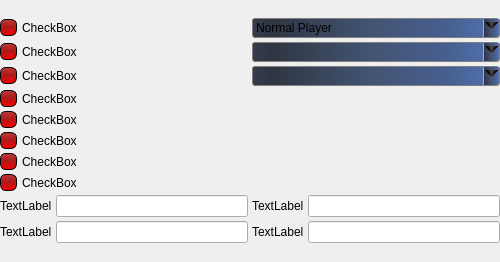
                   <widget class="QWidget" name="scrollAreaWidgetContents_4">
                    <property name="geometry">
                     <rect>
                      <x>0</x>
                      <y>0</y>
                      <width>500</width>
                      <height>262</height>
                     </rect>
                    </property>
                    <layout class="QGridLayout" name="gridLayout_12">
                     <property name="leftMargin">
                      <number>0</number>
                     </property>
                     <property name="topMargin">
                      <number>0</number>
                     </property>
                     <property name="rightMargin">
                      <number>0</number>
                     </property>
                     <property name="bottomMargin">
                      <number>0</number>
                     </property>
                     <property name="spacing">
                      <number>0</number>
                     </property>
                     <item row="0" column="0">
                      <layout class="QVBoxLayout" name="verticalLayout_5">
                       <property name="spacing">
                        <number>4</number>
                       </property>
                       <item>
                        <layout class="QHBoxLayout" name="horizontalLayout_12">
                         <item>
                          <widget class="QCheckBox" name="checkBox_14">
                           <property name="styleSheet">
                            <string notr="true">QCheckBox {
    spacing: 5px;
}
QCheckBox::indicator {
    width: 13px;
    height: 13px;
}
QCheckBox::indicator:unchecked {
background-color: qlineargradient(spread:reflect, x1:0.54, y1:1, x2:0.534, y2:0, stop:0 rgba(255, 0, 0, 255), stop:0.528409 rgba(173, 25, 25, 255), stop:1 rgba(187, 60, 60, 255));
border-style: outset;
border-width: 1px;
border-radius: 6px;
border-color: #000000;
min-width: 1em;
padding: 1px;
}
QCheckBox::indicator:checked {
background-color: qlineargradient(spread:reflect, x1:0.54, y1:1, x2:0.534, y2:0, stop:0 rgba(0, 255, 18, 255), stop:0.306818 rgba(10, 171, 24, 255), stop:0.636364 rgba(25, 173, 41, 255), stop:0.994318 rgba(33, 104, 47, 255));
border-style: outset;
border-width: 1px;
border-radius: 6px;
border-color: #000000;
min-width: 1em;
padding: 1px;
}</string>
                           </property>
                           <property name="text">
                            <string>CheckBox</string>
                           </property>
                          </widget>
                         </item>
                         <item>
                          <widget class="QComboBox" name="comboBox_2">
                           <property name="styleSheet">
                            <string notr="true">QComboBox {
    border: 1px solid gray;
    border-radius: 3px;
    padding: 1px 18px 1px 3px;
    min-width: 6em;
}

QComboBox:editable {
background-color: rgb(47, 54, 67);
}

QComboBox:!editable, QComboBox::drop-down:editable {
background-color: qlineargradient(spread:reflect, x1:0.08, y1:0, x2:1, y2:0, stop:0 rgba(47, 54, 67, 255), stop:0.454545 rgba(68, 85, 117, 255), stop:0.755682 rgba(69, 94, 142, 255), stop:1 rgba(83, 117, 182, 255));
}

/* QComboBox gets the &quot;on&quot; state when the popup is open */
QComboBox:!editable:on, QComboBox::drop-down:editable:one {
background-color: qlineargradient(spread:reflect, x1:0.08, y1:0, x2:1, y2:0, stop:0 rgba(47, 54, 67, 255), stop:0.454545 rgba(68, 85, 117, 255), stop:0.755682 rgba(69, 94, 142, 255), stop:1 rgba(83, 117, 182, 255));
}

QComboBox:on { /* shift the text when the popup opens */
    padding-top:1px;
    padding-left: 1px;
}

QComboBox::drop-down {
    subcontrol-origin: padding;
    subcontrol-position: top right;
    width: 15px;
    border-left-width: 1px;
    border-left-color: darkgray;
    border-left-style: solid; /* just a single line */
    border-top-right-radius: 3px; /* same radius as the QComboBox */
    border-bottom-right-radius: 3px;
}

QComboBox::down-arrow {
   
	background-color: qconicalgradient(cx:0.5, cy:0.523, angle:269.5, stop:0.375 rgba(255, 0, 0, 0), stop:0.375957 rgba(255, 0, 0, 0), stop:0.375982 rgba(21, 0, 0, 255), stop:0.5 rgba(75, 75, 75, 255), stop:0.619318 rgba(0, 0, 0, 255), stop:0.625 rgba(255, 255, 255, 0));
}

QComboBox::down-arrow:on { /* shift the arrow when popup is open */
    top: 1px;
    left: 1px;
}</string>
                           </property>
                           <item>
                            <property name="text">
                             <string>Normal Player</string>
                            </property>
                           </item>
                           <item>
                            <property name="text">
                             <string>Compact Player</string>
                            </property>
                           </item>
                           <item>
                            <property name="text">
                             <string>Mini Player</string>
                            </property>
                           </item>
                          </widget>
                         </item>
                        </layout>
                       </item>
                       <item>
                        <layout class="QHBoxLayout" name="horizontalLayout_13">
                         <item>
                          <widget class="QCheckBox" name="checkBox_15">
                           <property name="styleSheet">
                            <string notr="true">QCheckBox {
    spacing: 5px;
}
QCheckBox::indicator {
    width: 13px;
    height: 13px;
}
QCheckBox::indicator:unchecked {
background-color: qlineargradient(spread:reflect, x1:0.54, y1:1, x2:0.534, y2:0, stop:0 rgba(255, 0, 0, 255), stop:0.528409 rgba(173, 25, 25, 255), stop:1 rgba(187, 60, 60, 255));
border-style: outset;
border-width: 1px;
border-radius: 6px;
border-color: #000000;
min-width: 1em;
padding: 1px;
}
QCheckBox::indicator:checked {
background-color: qlineargradient(spread:reflect, x1:0.54, y1:1, x2:0.534, y2:0, stop:0 rgba(0, 255, 18, 255), stop:0.306818 rgba(10, 171, 24, 255), stop:0.636364 rgba(25, 173, 41, 255), stop:0.994318 rgba(33, 104, 47, 255));
border-style: outset;
border-width: 1px;
border-radius: 6px;
border-color: #000000;
min-width: 1em;
padding: 1px;
}</string>
                           </property>
                           <property name="text">
                            <string>CheckBox</string>
                           </property>
                          </widget>
                         </item>
                         <item>
                          <widget class="QComboBox" name="comboBox_3">
                           <property name="styleSheet">
                            <string notr="true">QComboBox {
    border: 1px solid gray;
    border-radius: 3px;
    padding: 1px 18px 1px 3px;
    min-width: 6em;
}

QComboBox:editable {
background-color: rgb(47, 54, 67);
}

QComboBox:!editable, QComboBox::drop-down:editable {
background-color: qlineargradient(spread:reflect, x1:0.08, y1:0, x2:1, y2:0, stop:0 rgba(47, 54, 67, 255), stop:0.454545 rgba(68, 85, 117, 255), stop:0.755682 rgba(69, 94, 142, 255), stop:1 rgba(83, 117, 182, 255));
}

/* QComboBox gets the &quot;on&quot; state when the popup is open */
QComboBox:!editable:on, QComboBox::drop-down:editable:one {
background-color: qlineargradient(spread:reflect, x1:0.08, y1:0, x2:1, y2:0, stop:0 rgba(47, 54, 67, 255), stop:0.454545 rgba(68, 85, 117, 255), stop:0.755682 rgba(69, 94, 142, 255), stop:1 rgba(83, 117, 182, 255));
}

QComboBox:on { /* shift the text when the popup opens */
    padding-top:1px;
    padding-left: 1px;
}

QComboBox::drop-down {
    subcontrol-origin: padding;
    subcontrol-position: top right;
    width: 15px;
    border-left-width: 1px;
    border-left-color: darkgray;
    border-left-style: solid; /* just a single line */
    border-top-right-radius: 3px; /* same radius as the QComboBox */
    border-bottom-right-radius: 3px;
}

QComboBox::down-arrow {
   
	background-color: qconicalgradient(cx:0.5, cy:0.523, angle:269.5, stop:0.375 rgba(255, 0, 0, 0), stop:0.375957 rgba(255, 0, 0, 0), stop:0.375982 rgba(21, 0, 0, 255), stop:0.5 rgba(75, 75, 75, 255), stop:0.619318 rgba(0, 0, 0, 255), stop:0.625 rgba(255, 255, 255, 0));
}

QComboBox::down-arrow:on { /* shift the arrow when popup is open */
    top: 1px;
    left: 1px;
}</string>
                           </property>
                          </widget>
                         </item>
                        </layout>
                       </item>
                       <item>
                        <layout class="QHBoxLayout" name="horizontalLayout_14">
                         <item>
                          <widget class="QCheckBox" name="checkBox_16">
                           <property name="styleSheet">
                            <string notr="true">QCheckBox {
    spacing: 5px;
}
QCheckBox::indicator {
    width: 13px;
    height: 13px;
}
QCheckBox::indicator:unchecked {
background-color: qlineargradient(spread:reflect, x1:0.54, y1:1, x2:0.534, y2:0, stop:0 rgba(255, 0, 0, 255), stop:0.528409 rgba(173, 25, 25, 255), stop:1 rgba(187, 60, 60, 255));
border-style: outset;
border-width: 1px;
border-radius: 6px;
border-color: #000000;
min-width: 1em;
padding: 1px;
}
QCheckBox::indicator:checked {
background-color: qlineargradient(spread:reflect, x1:0.54, y1:1, x2:0.534, y2:0, stop:0 rgba(0, 255, 18, 255), stop:0.306818 rgba(10, 171, 24, 255), stop:0.636364 rgba(25, 173, 41, 255), stop:0.994318 rgba(33, 104, 47, 255));
border-style: outset;
border-width: 1px;
border-radius: 6px;
border-color: #000000;
min-width: 1em;
padding: 1px;
}</string>
                           </property>
                           <property name="text">
                            <string>CheckBox</string>
                           </property>
                          </widget>
                         </item>
                         <item>
                          <widget class="QComboBox" name="comboBox_4">
                           <property name="styleSheet">
                            <string notr="true">QComboBox {
    border: 1px solid gray;
    border-radius: 3px;
    padding: 1px 18px 1px 3px;
    min-width: 6em;
}

QComboBox:editable {
background-color: rgb(47, 54, 67);
}

QComboBox:!editable, QComboBox::drop-down:editable {
background-color: qlineargradient(spread:reflect, x1:0.08, y1:0, x2:1, y2:0, stop:0 rgba(47, 54, 67, 255), stop:0.454545 rgba(68, 85, 117, 255), stop:0.755682 rgba(69, 94, 142, 255), stop:1 rgba(83, 117, 182, 255));
}

/* QComboBox gets the &quot;on&quot; state when the popup is open */
QComboBox:!editable:on, QComboBox::drop-down:editable:one {
background-color: qlineargradient(spread:reflect, x1:0.08, y1:0, x2:1, y2:0, stop:0 rgba(47, 54, 67, 255), stop:0.454545 rgba(68, 85, 117, 255), stop:0.755682 rgba(69, 94, 142, 255), stop:1 rgba(83, 117, 182, 255));
}

QComboBox:on { /* shift the text when the popup opens */
    padding-top:1px;
    padding-left: 1px;
}

QComboBox::drop-down {
    subcontrol-origin: padding;
    subcontrol-position: top right;
    width: 15px;
    border-left-width: 1px;
    border-left-color: darkgray;
    border-left-style: solid; /* just a single line */
    border-top-right-radius: 3px; /* same radius as the QComboBox */
    border-bottom-right-radius: 3px;
}

QComboBox::down-arrow {
   
	background-color: qconicalgradient(cx:0.5, cy:0.523, angle:269.5, stop:0.375 rgba(255, 0, 0, 0), stop:0.375957 rgba(255, 0, 0, 0), stop:0.375982 rgba(21, 0, 0, 255), stop:0.5 rgba(75, 75, 75, 255), stop:0.619318 rgba(0, 0, 0, 255), stop:0.625 rgba(255, 255, 255, 0));
}

QComboBox::down-arrow:on { /* shift the arrow when popup is open */
    top: 1px;
    left: 1px;
}</string>
                           </property>
                          </widget>
                         </item>
                        </layout>
                       </item>
                       <item>
                        <layout class="QHBoxLayout" name="horizontalLayout_15">
                         <item>
                          <widget class="QCheckBox" name="checkBox_17">
                           <property name="styleSheet">
                            <string notr="true">QCheckBox {
    spacing: 5px;
}
QCheckBox::indicator {
    width: 13px;
    height: 13px;
}
QCheckBox::indicator:unchecked {
background-color: qlineargradient(spread:reflect, x1:0.54, y1:1, x2:0.534, y2:0, stop:0 rgba(255, 0, 0, 255), stop:0.528409 rgba(173, 25, 25, 255), stop:1 rgba(187, 60, 60, 255));
border-style: outset;
border-width: 1px;
border-radius: 6px;
border-color: #000000;
min-width: 1em;
padding: 1px;
}
QCheckBox::indicator:checked {
background-color: qlineargradient(spread:reflect, x1:0.54, y1:1, x2:0.534, y2:0, stop:0 rgba(0, 255, 18, 255), stop:0.306818 rgba(10, 171, 24, 255), stop:0.636364 rgba(25, 173, 41, 255), stop:0.994318 rgba(33, 104, 47, 255));
border-style: outset;
border-width: 1px;
border-radius: 6px;
border-color: #000000;
min-width: 1em;
padding: 1px;
}</string>
                           </property>
                           <property name="text">
                            <string>CheckBox</string>
                           </property>
                          </widget>
                         </item>
                        </layout>
                       </item>
                       <item>
                        <layout class="QHBoxLayout" name="horizontalLayout_16">
                         <item>
                          <widget class="QCheckBox" name="checkBox_18">
                           <property name="styleSheet">
                            <string notr="true">QCheckBox {
    spacing: 5px;
}
QCheckBox::indicator {
    width: 13px;
    height: 13px;
}
QCheckBox::indicator:unchecked {
background-color: qlineargradient(spread:reflect, x1:0.54, y1:1, x2:0.534, y2:0, stop:0 rgba(255, 0, 0, 255), stop:0.528409 rgba(173, 25, 25, 255), stop:1 rgba(187, 60, 60, 255));
border-style: outset;
border-width: 1px;
border-radius: 6px;
border-color: #000000;
min-width: 1em;
padding: 1px;
}
QCheckBox::indicator:checked {
background-color: qlineargradient(spread:reflect, x1:0.54, y1:1, x2:0.534, y2:0, stop:0 rgba(0, 255, 18, 255), stop:0.306818 rgba(10, 171, 24, 255), stop:0.636364 rgba(25, 173, 41, 255), stop:0.994318 rgba(33, 104, 47, 255));
border-style: outset;
border-width: 1px;
border-radius: 6px;
border-color: #000000;
min-width: 1em;
padding: 1px;
}</string>
                           </property>
                           <property name="text">
                            <string>CheckBox</string>
                           </property>
                          </widget>
                         </item>
                        </layout>
                       </item>
                       <item>
                        <layout class="QHBoxLayout" name="horizontalLayout_17">
                         <item>
                          <widget class="QCheckBox" name="checkBox_19">
                           <property name="styleSheet">
                            <string notr="true">QCheckBox {
    spacing: 5px;
}
QCheckBox::indicator {
    width: 13px;
    height: 13px;
}
QCheckBox::indicator:unchecked {
background-color: qlineargradient(spread:reflect, x1:0.54, y1:1, x2:0.534, y2:0, stop:0 rgba(255, 0, 0, 255), stop:0.528409 rgba(173, 25, 25, 255), stop:1 rgba(187, 60, 60, 255));
border-style: outset;
border-width: 1px;
border-radius: 6px;
border-color: #000000;
min-width: 1em;
padding: 1px;
}
QCheckBox::indicator:checked {
background-color: qlineargradient(spread:reflect, x1:0.54, y1:1, x2:0.534, y2:0, stop:0 rgba(0, 255, 18, 255), stop:0.306818 rgba(10, 171, 24, 255), stop:0.636364 rgba(25, 173, 41, 255), stop:0.994318 rgba(33, 104, 47, 255));
border-style: outset;
border-width: 1px;
border-radius: 6px;
border-color: #000000;
min-width: 1em;
padding: 1px;
}</string>
                           </property>
                           <property name="text">
                            <string>CheckBox</string>
                           </property>
                          </widget>
                         </item>
                        </layout>
                       </item>
                       <item>
                        <layout class="QHBoxLayout" name="horizontalLayout_18">
                         <item>
                          <widget class="QCheckBox" name="checkBox_20">
                           <property name="styleSheet">
                            <string notr="true">QCheckBox {
    spacing: 5px;
}
QCheckBox::indicator {
    width: 13px;
    height: 13px;
}
QCheckBox::indicator:unchecked {
background-color: qlineargradient(spread:reflect, x1:0.54, y1:1, x2:0.534, y2:0, stop:0 rgba(255, 0, 0, 255), stop:0.528409 rgba(173, 25, 25, 255), stop:1 rgba(187, 60, 60, 255));
border-style: outset;
border-width: 1px;
border-radius: 6px;
border-color: #000000;
min-width: 1em;
padding: 1px;
}
QCheckBox::indicator:checked {
background-color: qlineargradient(spread:reflect, x1:0.54, y1:1, x2:0.534, y2:0, stop:0 rgba(0, 255, 18, 255), stop:0.306818 rgba(10, 171, 24, 255), stop:0.636364 rgba(25, 173, 41, 255), stop:0.994318 rgba(33, 104, 47, 255));
border-style: outset;
border-width: 1px;
border-radius: 6px;
border-color: #000000;
min-width: 1em;
padding: 1px;
}</string>
                           </property>
                           <property name="text">
                            <string>CheckBox</string>
                           </property>
                          </widget>
                         </item>
                        </layout>
                       </item>
                       <item>
                        <layout class="QHBoxLayout" name="horizontalLayout_19">
                         <item>
                          <widget class="QCheckBox" name="checkBox_21">
                           <property name="styleSheet">
                            <string notr="true">QCheckBox {
    spacing: 5px;
}
QCheckBox::indicator {
    width: 13px;
    height: 13px;
}
QCheckBox::indicator:unchecked {
background-color: qlineargradient(spread:reflect, x1:0.54, y1:1, x2:0.534, y2:0, stop:0 rgba(255, 0, 0, 255), stop:0.528409 rgba(173, 25, 25, 255), stop:1 rgba(187, 60, 60, 255));
border-style: outset;
border-width: 1px;
border-radius: 6px;
border-color: #000000;
min-width: 1em;
padding: 1px;
}
QCheckBox::indicator:checked {
background-color: qlineargradient(spread:reflect, x1:0.54, y1:1, x2:0.534, y2:0, stop:0 rgba(0, 255, 18, 255), stop:0.306818 rgba(10, 171, 24, 255), stop:0.636364 rgba(25, 173, 41, 255), stop:0.994318 rgba(33, 104, 47, 255));
border-style: outset;
border-width: 1px;
border-radius: 6px;
border-color: #000000;
min-width: 1em;
padding: 1px;
}</string>
                           </property>
                           <property name="text">
                            <string>CheckBox</string>
                           </property>
                          </widget>
                         </item>
                        </layout>
                       </item>
                       <item>
                        <layout class="QHBoxLayout" name="horizontalLayout_20">
                         <item>
                          <widget class="QLabel" name="label_12">
                           <property name="text">
                            <string>TextLabel</string>
                           </property>
                          </widget>
                         </item>
                         <item>
                          <widget class="QLineEdit" name="lineEdit"/>
                         </item>
                         <item>
                          <widget class="QLabel" name="label_13">
                           <property name="text">
                            <string>TextLabel</string>
                           </property>
                          </widget>
                         </item>
                         <item>
                          <widget class="QLineEdit" name="lineEdit_2"/>
                         </item>
                        </layout>
                       </item>
                       <item>
                        <layout class="QHBoxLayout" name="horizontalLayout_21">
                         <item>
                          <widget class="QLabel" name="label_14">
                           <property name="text">
                            <string>TextLabel</string>
                           </property>
                          </widget>
                         </item>
                         <item>
                          <widget class="QLineEdit" name="lineEdit_3"/>
                         </item>
                         <item>
                          <widget class="QLabel" name="label_15">
                           <property name="text">
                            <string>TextLabel</string>
                           </property>
                          </widget>
                         </item>
                         <item>
                          <widget class="QLineEdit" name="lineEdit_4"/>
                         </item>
                        </layout>
                       </item>
                      </layout>
                     </item>
                    </layout>
                   </widget>
